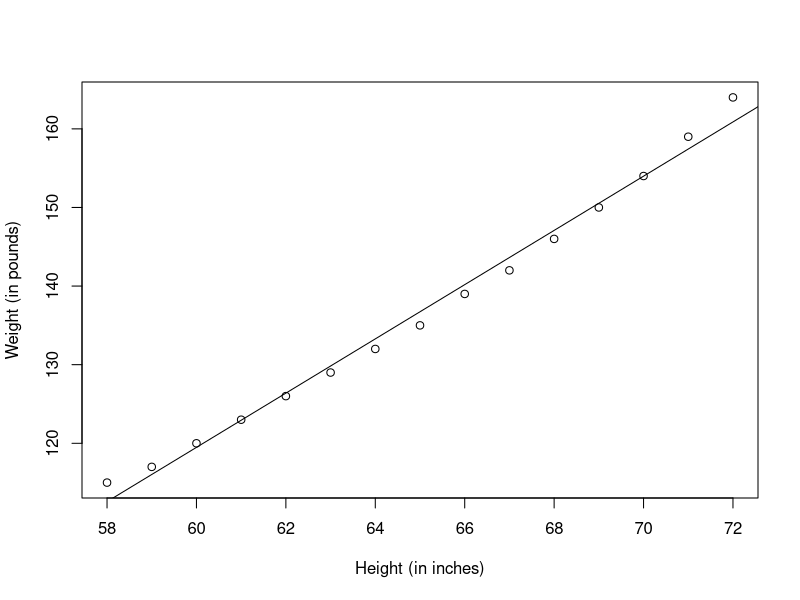
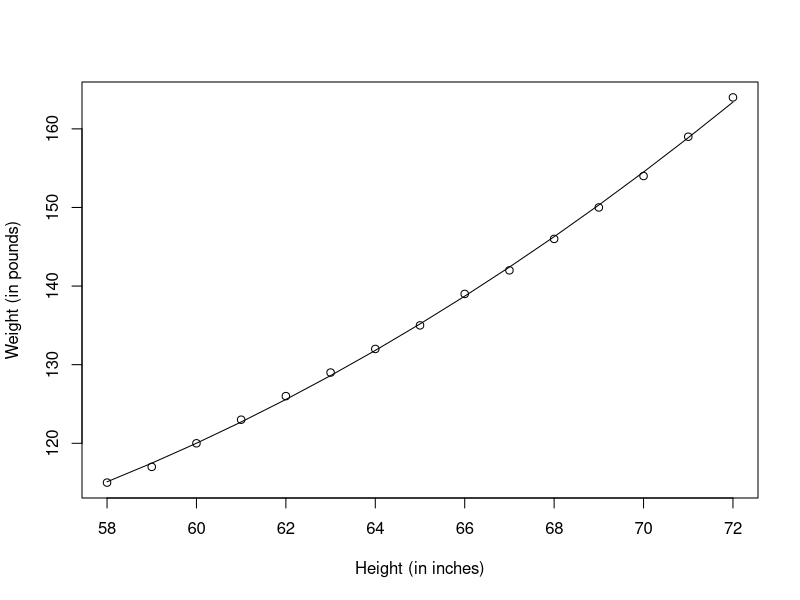
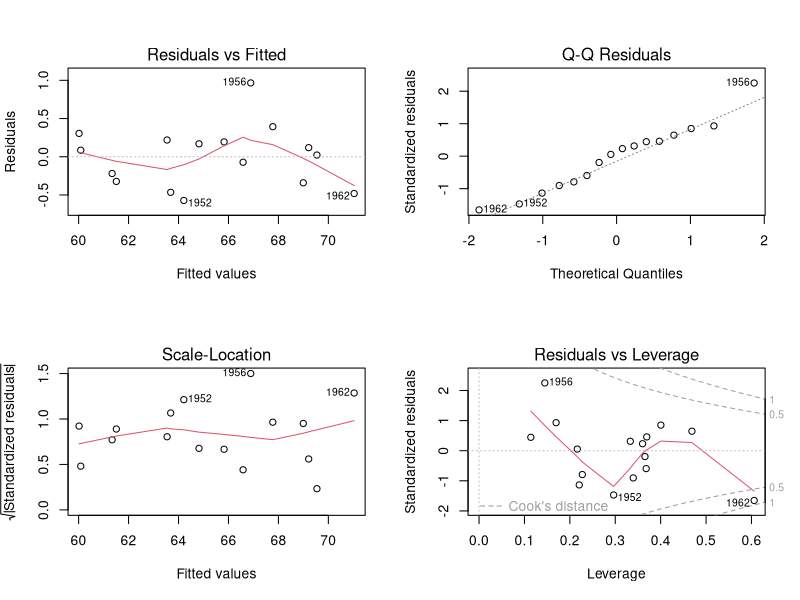
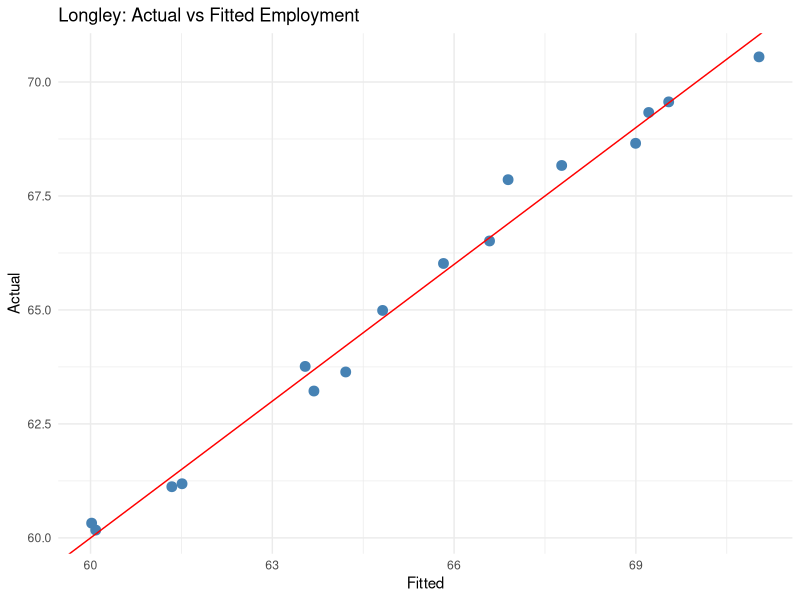
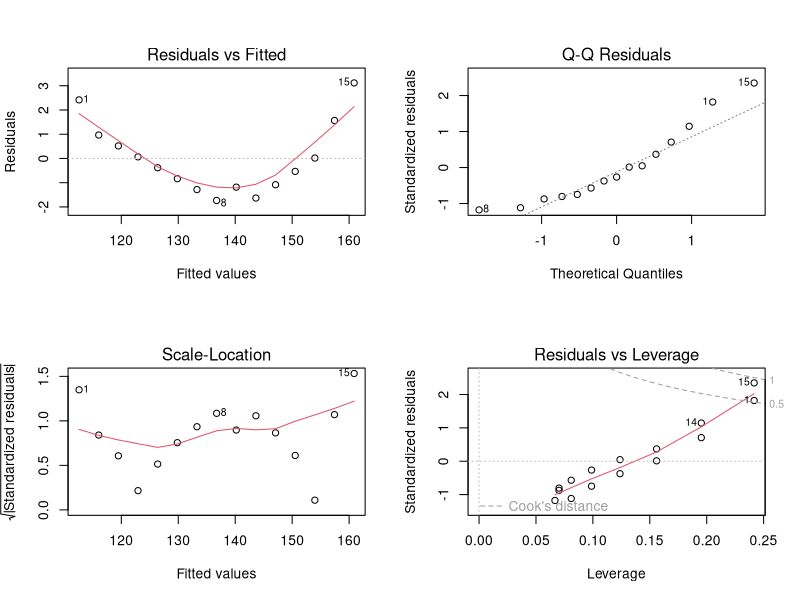
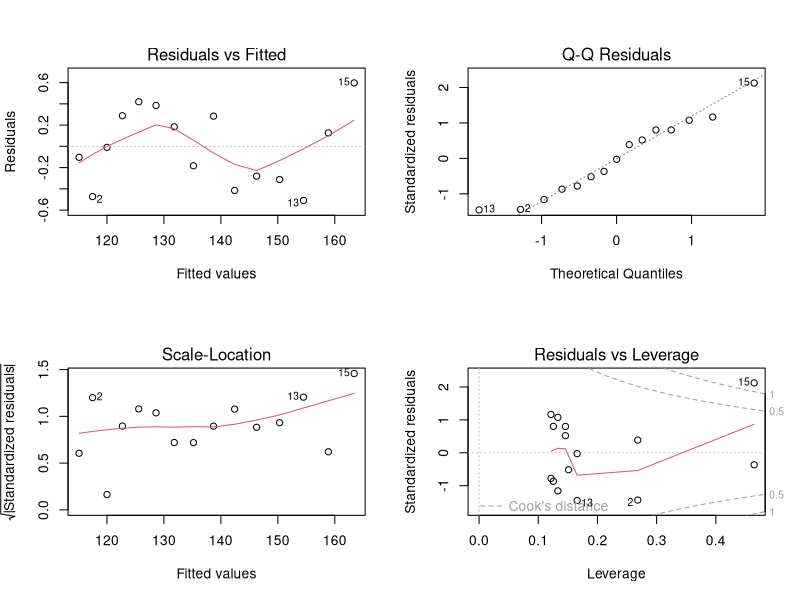
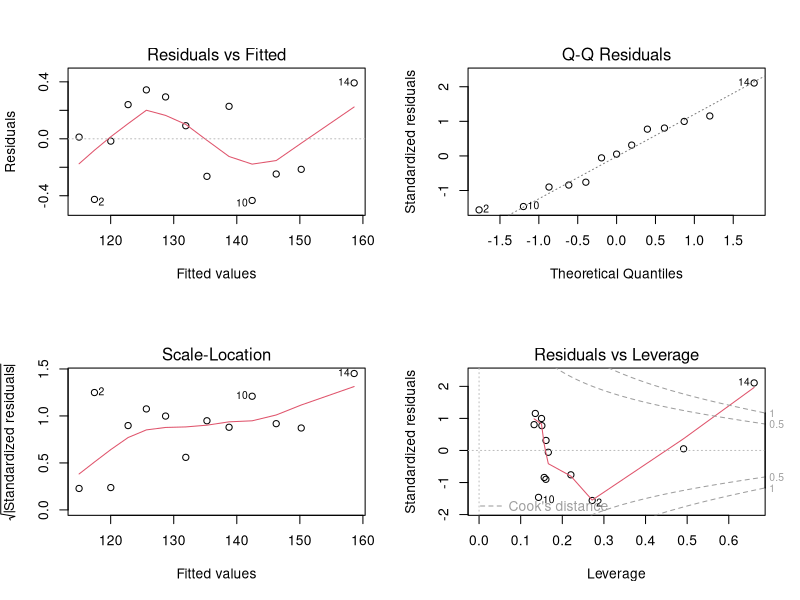
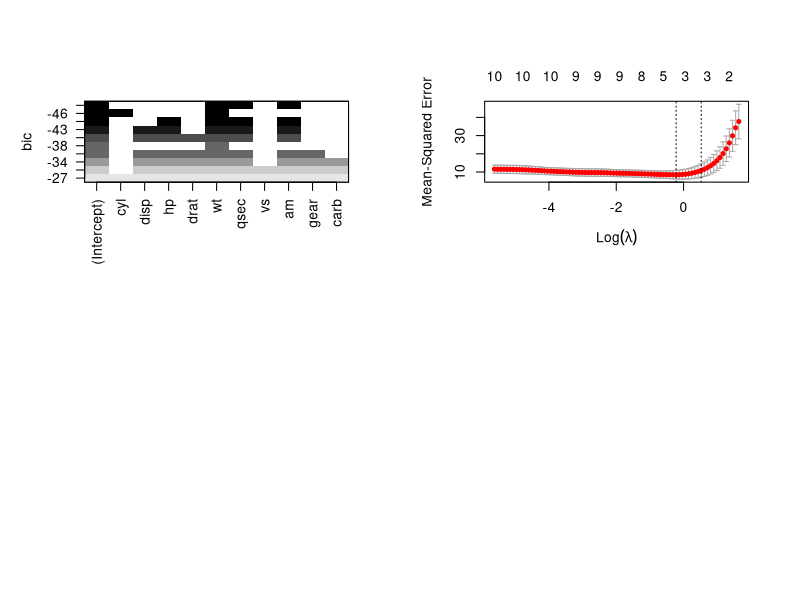

Reproduce these figures in R, in order.
## ---- chunk 1
data("women")
fit<-lm(weight~height, data=women)
summary(fit)
## ---- chunk 2
women$weight
## ---- chunk 3
fitted(fit)
## ---- chunk 4
residuals(fit)
## ---- chunk 5
plot(women$height,women$weight,xlab="Height (in inches)",ylab="Weight (in pounds)")
abline(fit)
## ---- chunk 6
fit2<- lm(weight~height+I(height^2), data=women)
summary(fit2)
## ---- chunk 7
plot(women$height,women$weight,xlab="Height (in inches)",ylab="Weight (in pounds)")
lines(women$height,fitted(fit2))
## ---- chunk 8
View(longley)
head(longley)
tail(longley)
str(longley)
## ---- chunk 9
summary(longley)
## ---- chunk 10
fit <- lm(Employed ~ GNP + Unemployed + Armed.Forces + Population,
          data = longley)
summary(fit)
## ---- chunk 11
fit_all <- lm(Employed ~ ., data = longley)
summary(fit_all)
## ---- chunk 12
coef(fit)
confint(fit)
fitted(fit)
resid(fit)
anova(fit)

predict(fit, newdata = data.frame(GNP = 400,
                                  Unemployed = 300,
                                  Armed.Forces = 250,
                                  Population = 120))
## ---- chunk 13
cor(longley)          # many correlations near 0.9 or higher
## ---- chunk 14
par(mfrow = c(2, 2))
plot(fit)
par(mfrow = c(1, 1))
## ---- chunk 15
fit1 <- lm(Employed ~ GNP, data = longley)
fit2 <- lm(Employed ~ GNP + Unemployed + Armed.Forces, data = longley)

anova(fit1, fit2)     # does adding predictors improve the fit?
AIC(fit1, fit2)       # lower is better
## ---- chunk 16
install.packages("car")
library(car)
## ---- chunk 17
fit_small <- lm(Employed ~ GNP + Unemployed + Armed.Forces, data = longley)
summary(fit_small)
vif(fit_small)
## ---- chunk 18
library(ggplot2)

ggplot(data.frame(actual = longley$Employed, fitted = fitted(fit)),
       aes(x = fitted, y = actual)) +
  geom_point(size = 3, color = "steelblue") +
  geom_abline(color = "red") +
  labs(title = "Longley: Actual vs Fitted Employment",
       x = "Fitted", y = "Actual") +
  theme_minimal()
## ---- chunk 19
fit<- lm(weight~height,data=women)
par(mfrow=c(2,2))
plot(fit)
## ---- chunk 20
fit2<- lm(weight~height+I(height^2), data=women)
par(mfrow=c(2,2))
plot(fit2)
## ---- chunk 21
newfit<-lm(weight~height+I(height^2),data=women[-c(13,15),])
par(mfrow=c(2,2))
plot(newfit)
## ---- chunk 22
install.packages(c("MASS", "leaps", "glmnet", "caret", "car", "randomForest"))
## ---- chunk 23
data(mtcars)

# Correlation with the response
cor(mtcars)[, "mpg"]

# Univariate test for one predictor
summary(lm(mpg ~ wt, data = mtcars))

# Multicollinearity: VIF (values above about 5-10 are a concern)
library(car)
full <- lm(mpg ~ ., data = mtcars)
vif(full)

# Near-zero variance variables
library(caret)
nearZeroVar(mtcars, names = TRUE)
## ---- chunk 24
library(MASS)

null <- lm(mpg ~ 1, data = mtcars)
full <- lm(mpg ~ ., data = mtcars)

# Forward
fwd <- stepAIC(null, scope = list(lower = null, upper = full),
               direction = "forward")

# Backward
bwd <- stepAIC(full, direction = "backward")

# Both directions
both <- stepAIC(full, direction = "both")

summary(both)
## ---- chunk 25
library(leaps)

best <- regsubsets(mpg ~ ., data = mtcars, nvmax = 10)
s <- summary(best)

# Compare sizes using different criteria
which.max(s$adjr2)   # adjusted R²
which.min(s$cp)      # Mallows' Cp
which.min(s$bic)     # BIC

# Coefficients of the best model by BIC
coef(best, which.min(s$bic))

# Plot
plot(best, scale = "bic")
## ---- chunk 26
library(caret)

ctrl <- rfeControl(functions = lmFuncs, method = "cv", number = 10)
rfe_fit <- rfe(x = mtcars[, -1], y = mtcars$mpg,
               sizes = 1:10, rfeControl = ctrl)

rfe_fit
predictors(rfe_fit)
## ---- chunk 27
library(glmnet)

x <- model.matrix(mpg ~ ., data = mtcars)[, -1]  # drop intercept column
y <- mtcars$mpg

set.seed(123)

# Lasso (alpha = 1), with cross-validation to choose lambda
cv_lasso <- cv.glmnet(x, y, alpha = 1)
plot(cv_lasso)

cv_lasso$lambda.min   # lambda with lowest CV error
cv_lasso$lambda.1se   # simpler model within 1 SE of the best

# Selected variables (nonzero coefficients)
coef(cv_lasso, s = "lambda.1se")

# Ridge: alpha = 0
cv_ridge <- cv.glmnet(x, y, alpha = 0)

# Elastic net: alpha between 0 and 1
cv_enet <- cv.glmnet(x, y, alpha = 0.5)
## ---- chunk 28
library(randomForest)

set.seed(123)
rf <- randomForest(mpg ~ ., data = mtcars, importance = TRUE)

importance(rf)
varImpPlot(rf)
## ---- chunk 29
x <- rnorm(10)

pnorm(2)
## ---- chunk 30
x <- rnorm(10, 20, 2)
## ---- chunk 31
set.seed(1)
rnorm(5) 
## ---- chunk 32
rnorm(5)
## ---- chunk 33
set.seed(1)
## ---- chunk 34
## Always set your seed!
 set.seed(20)

 ## Simulate predictor variable
 x <- rnorm(100)

 ## Simulate the error term
 e <- rnorm(100, 0, 2)

 ## Compute the outcome via the model
 y <- 0.5 - 2 * x + e

plot(x, y)
## ---- chunk 35
set.seed(1)
sample(1:10, 4)
## ---- chunk 36
## Doesn't have to be numbers
sample(letters, 5)
## ---- chunk 37
sample(1:10)
## ---- chunk 38
sample(1:10, replace = TRUE)
